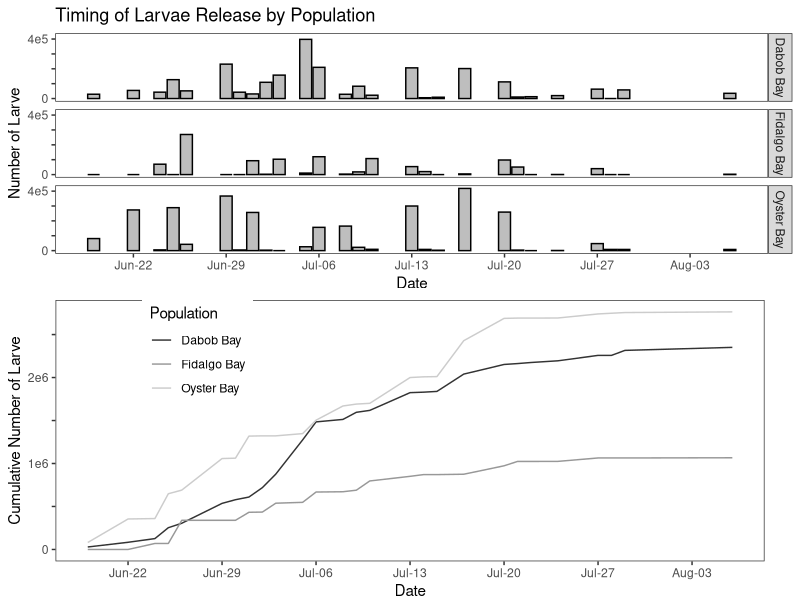
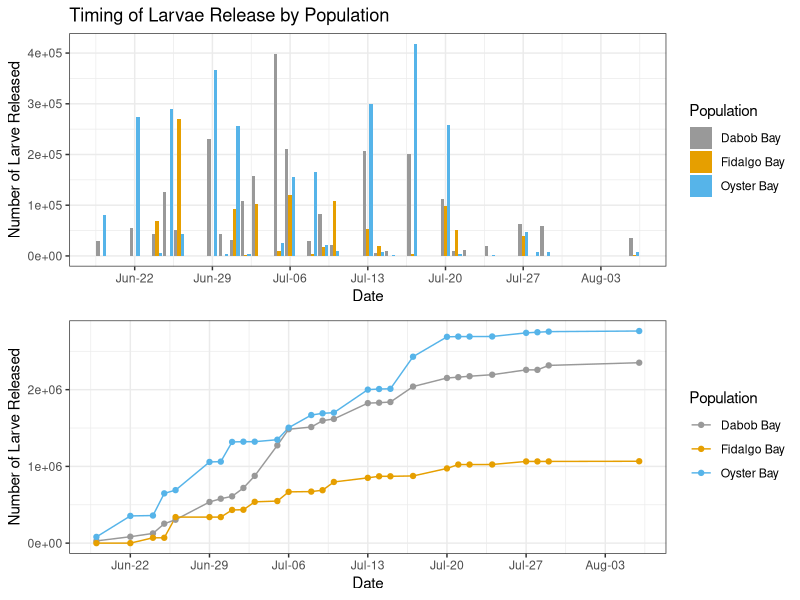
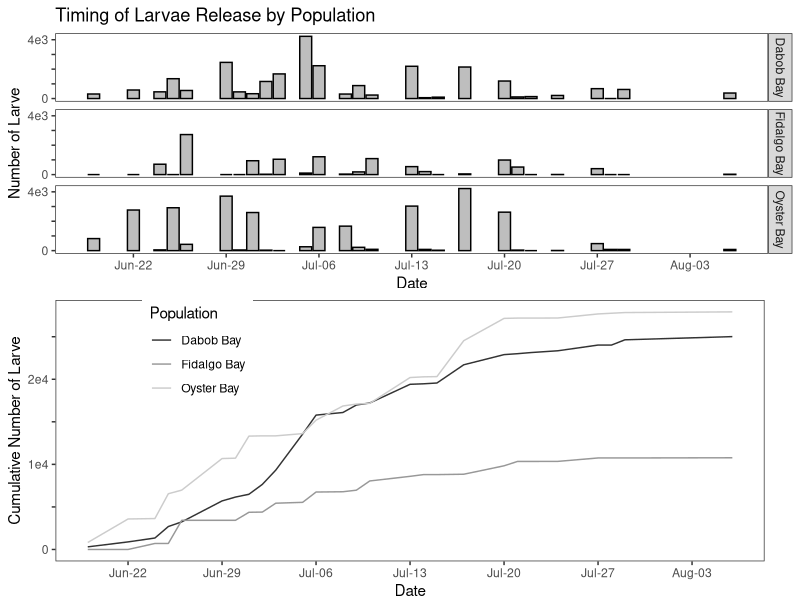
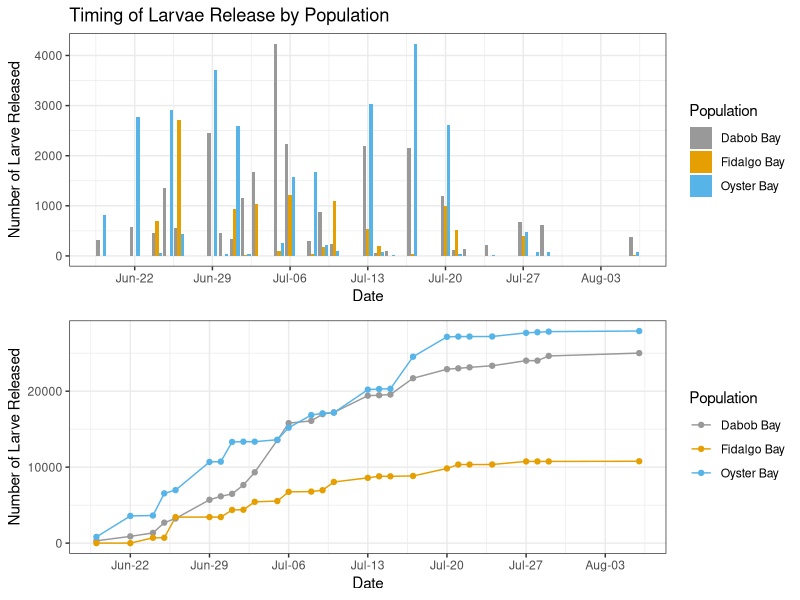
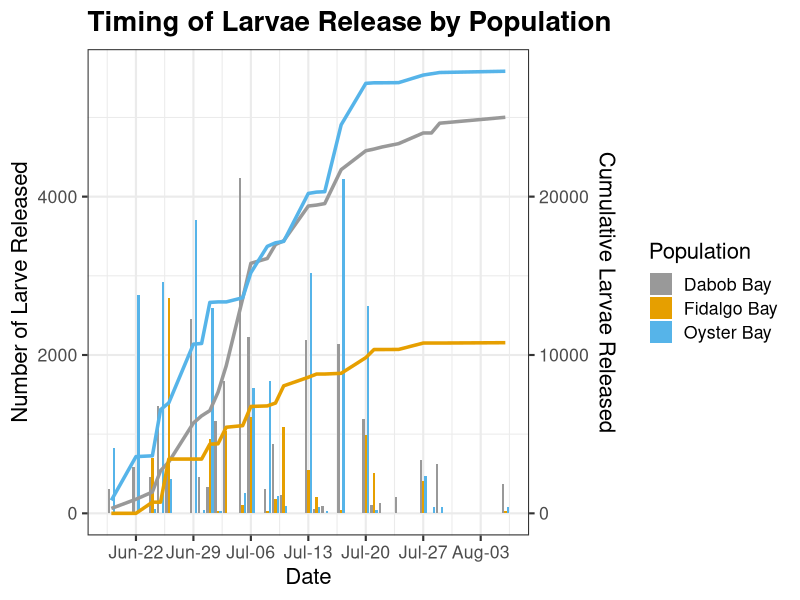
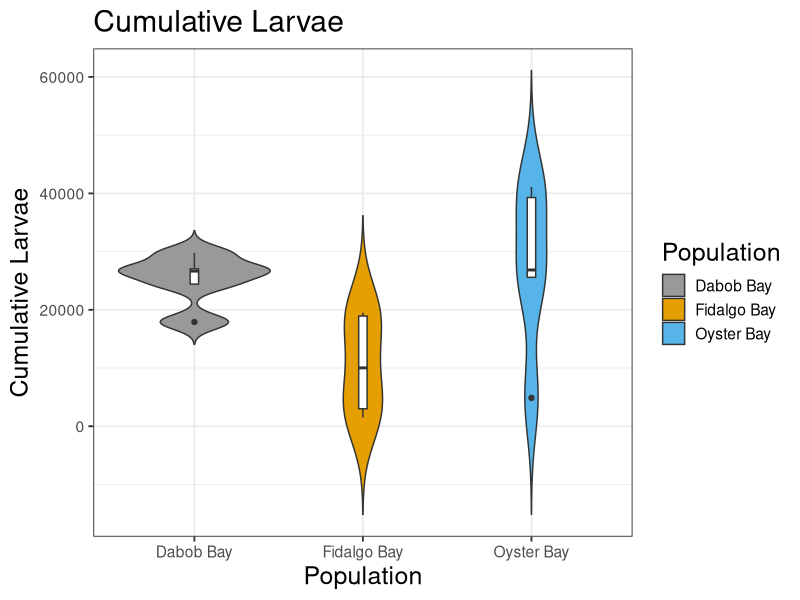
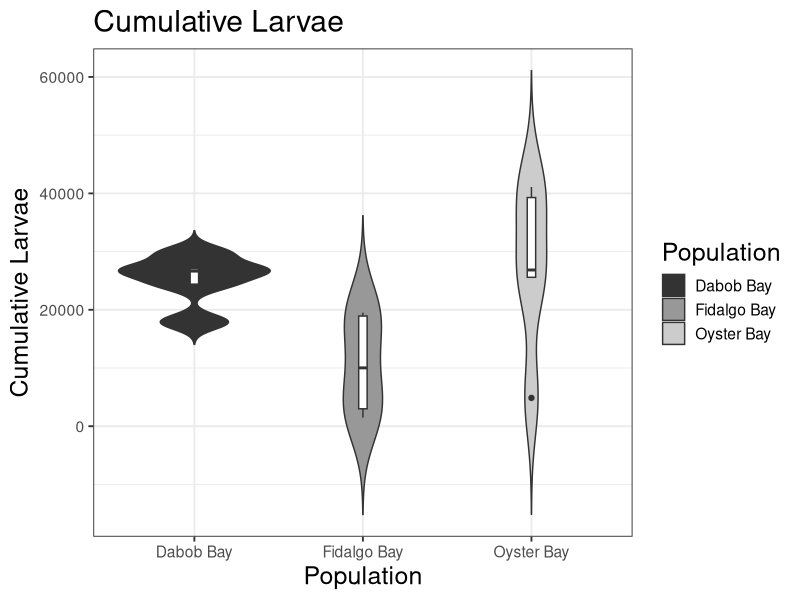
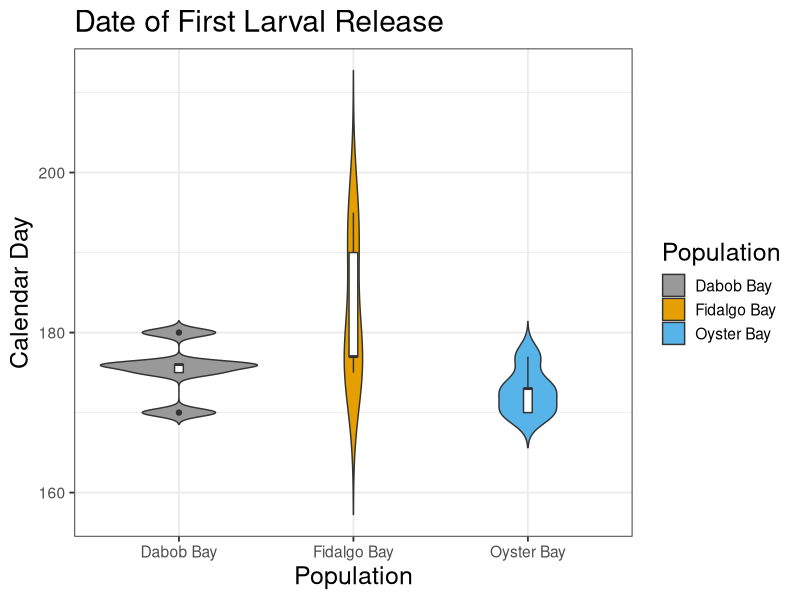

The R source for these figures, in order:
## Katherine Silliman 
## Summer 2017
## Puget Sound Reproduction 2015 - Manuscript Plots

library(ggplot2) #for plotting
library(dplyr) #Data summary
library(plotrix)#for SE calculation
library("grid")#plotting
library(gridExtra) #plotting

setwd("~/Projects/PS_CommonG/Analysis/Phenotype")
larvae = read.csv("Larval counts - Day 1-By Family.csv", header = TRUE)
larvae$Population <- gsub("\\s{1}\\(HC\\)","",larvae$Population)
larvae$Population <- gsub("\\s{1}\\(SS\\)","",larvae$Population)
larvae$Population <- gsub("\\s{1}\\(NF\\)","",larvae$Population)

pop_larvae <- subset(larvae, select = c(Date,Population,Family,Total.Larvae,Total.per.capita)) %>% filter(Family != "") %>% group_by(Date,Population)
pop_larvae$Date <- as.Date(pop_larvae$Date, "%m/%d/%Y")
pop_larvae <- arrange(pop_larvae, Date) %>% mutate(CalDay = format(Date,"%j"))

#Calculate total larvae released across families
pop_total <- summarise(pop_larvae, total.by.date = sum(Total.Larvae))

#Get the number of larvae produced per oyster "percap"
percap.norms <- function(x) {  #write function
  if(x == "Oyster Bay") y <- 99 
  if(x == "Dabob Bay") y <- 94 
  if(x == "Fidalgo Bay") y <- 99 
  return(y) #return result
}
pop_total$percap.norm <- as.numeric(sapply(pop_total$Population,percap.norms))
pop_total$total.per.cap <- pop_total$total.by.date/pop_total$percap.norm 

#Calculate cumulative larvae released through time
pop_total <- group_by(pop_total, Population) %>% mutate(cum.total=cumsum(total.by.date),cum.percap = cumsum(total.per.cap),CalDay = format(Date,"%j")) %>% arrange(Date) %>% select(Date,CalDay,Population,total.by.date,total.per.cap,cum.total,cum.percap)

# Make stacked graphs of cumulative larvae through time and number of larvae released by date
b3<- ggplot(pop_total, aes(x=Date, y=total.by.date)) + facet_grid(Population~.,)+
  geom_bar(stat="identity",position=position_dodge(),colour="black",fill="grey") + ylab("Number of Larve")+
  ggtitle("Timing of Larvae Release by Population")  + scale_y_continuous(labels = c("0","","","","4e5"))+
  scale_x_date(date_breaks = "1 week",date_labels ="%b-%d")+theme_bw()  +
  theme(panel.grid.minor = element_blank(), panel.grid.major = element_blank())

l_bw <- ggplot(data=pop_total, aes(x=Date, y=cum.total, group=Population, colour=Population)) +
  geom_line() + ylab("Cumulative Number of Larve") +
  scale_x_date(date_breaks = "1 week",date_labels ="%b-%d")+ scale_y_continuous(breaks = seq(0,2500000,by=500000),labels = c("0","","1e6","","2e6",""))+
  scale_color_grey()+theme_bw() +  theme(plot.margin = unit(c(0,0.9,0,0.2),"cm")) + 
  theme(panel.grid.minor = element_blank(), panel.grid.major = element_blank(), legend.position = c(.2,.8))

jpeg(filename = "stacked_larvae_timing_PS2015_bw.jpeg")
grid.arrange(b3,l_bw,nrow=2)
dev.off()

#Stacked graph with color
b <- ggplot(data=pop_total, aes(x=Date, y=total.by.date, group=Population, fill=Population)) + 
  geom_bar(stat="identity",position=position_dodge()) + ylab("Number of Larve Released")+
  ggtitle("Timing of Larvae Release by Population") + 
  scale_x_date(date_breaks = "1 week",date_labels ="%b-%d")+
  scale_fill_manual(values=c("#999999", "#E69F00", "#56B4E9"))+theme_bw() 

l <- ggplot(data=pop_total, aes(x=Date, y=cum.total, group=Population, colour=Population)) +
  geom_line() + geom_point() + ylab("Number of Larve Released") +
  scale_x_date(date_breaks = "1 week",date_labels ="%b-%d")+
  scale_color_manual(values=c("#999999", "#E69F00", "#56B4E9"))+theme_bw() 

jpeg(filename = "stacked_larvae_timing_PS2015_color.jpeg")
grid.newpage()
grid.draw(rbind(ggplotGrob(b),ggplotGrob(l),size="last"))
dev.off()

# Make stacked graphs per cap cumulative larvae through time and number of larvae released by date
b3<- ggplot(pop_total, aes(x=Date, y=total.per.cap)) + facet_grid(Population~.,)+
  geom_bar(stat="identity",position=position_dodge(),colour="black",fill="grey") + ylab("Number of Larve")+
  ggtitle("Timing of Larvae Release by Population")  + 
  scale_y_continuous(labels = c("0","","","","4e3"))+
  scale_x_date(date_breaks = "1 week",date_labels ="%b-%d")+theme_bw()  +
  theme(panel.grid.minor = element_blank(), panel.grid.major = element_blank())

l_bw <- ggplot(data=pop_total, aes(x=Date, y=cum.percap, group=Population, colour=Population)) +
  geom_line() + ylab("Cumulative Number of Larve") +
  scale_x_date(date_breaks = "1 week",date_labels ="%b-%d")+ 
  scale_y_continuous(breaks = seq(0,30000,by=5000),labels = c("0","","1e4","","2e4","","3e4"))+
  scale_color_grey()+theme_bw() +  theme(plot.margin = unit(c(0,0.9,0,0.2),"cm")) + 
  theme(panel.grid.minor = element_blank(), panel.grid.major = element_blank(), legend.position = c(.2,.8))

jpeg(filename = "stacked_larvae_timing_PS2015_bw_percap.jpeg")
grid.arrange(b3,l_bw,nrow=2)
dev.off()

#Stacked graph with color
b <- ggplot(data=pop_total, aes(x=Date, y=total.per.cap, group=Population, fill=Population)) + 
  geom_bar(stat="identity",position=position_dodge()) + ylab("Number of Larve Released")+
  ggtitle("Timing of Larvae Release by Population") + 
  scale_x_date(date_breaks = "1 week",date_labels ="%b-%d")+
  scale_fill_manual(values=c("#999999", "#E69F00", "#56B4E9"))+theme_bw() 

l <- ggplot(data=pop_total, aes(x=Date, y=cum.percap, group=Population, colour=Population)) +
  geom_line() + geom_point() + ylab("Number of Larve Released") +
  scale_x_date(date_breaks = "1 week",date_labels ="%b-%d")+
  scale_color_manual(values=c("#999999", "#E69F00", "#56B4E9"))+theme_bw() 

jpeg(filename = "stacked_larvae_timing_PS2015_color_percap.jpeg")
grid.newpage()
grid.draw(rbind(ggplotGrob(b),ggplotGrob(l),size="last"))
dev.off()


#Overlay graph with color
bb <- ggplot(data=pop_total, aes(x=Date, y=total.per.cap, group=Population, fill=Population)) + 
  geom_bar(stat="identity",position=position_dodge()) + ylab("Number of Larve Released")+
  ggtitle("Timing of Larvae Release by Population") + theme_bw(base_size = 16) +   
  theme(plot.title = element_text(face = 'bold',size = 20, hjust = 0))+
  scale_x_date(date_breaks = "1 week",date_labels ="%b-%d")+
  scale_fill_manual(values=c("#999999", "#E69F00", "#56B4E9"))

bl <- bb+ geom_line(data=pop_total, aes(x=Date, y=cum.percap/5, group=Population, colour=Population),size=1.2) +
  scale_color_manual(values=c("#999999", "#E69F00", "#56B4E9")) +
  scale_y_continuous(sec.axis = sec_axis(~.*5,name="Cumulative Larvae Released"))
  
jpeg(filename = "overlay_larvae_timing_PS2015_color_percap.jpeg")
grid.newpage()
bl
dev.off()

# Using buckets as replicates

family_larvae <- group_by(pop_larvae,Family) %>% filter(Family !="")
fam.sum <- summarize(family_larvae, overall_Total = sum(Total.Larvae, na.rm = T), 
                     mean.larvae = mean(Total.Larvae,na.rm=T), 
                     se.larvae = std.error(Total.Larvae,na.rm=T), 
                     mean.percap = mean(Total.per.capita,na.rm=T), 
                     total.percap = sum(Total.per.capita,na.rm=T), 
                     maxday = as.numeric(CalDay[which.max(Total.Larvae)]), 
                     max = max(Total.Larvae), max.percap = max(Total.per.capita), 
                     Population = first(Population), 
                     first.big = as.numeric(CalDay[which(Total.Larvae > 0)[1]]))

#Cumulative larvae violin plots, with bucket as replicate
tc.plot <- ggplot(fam.sum, aes(x=Population, y=total.percap,fill=Population)) + 
  geom_violin(trim=FALSE) + 
  scale_fill_manual(values=c("#999999", "#E69F00", "#56B4E9")) + 
  geom_boxplot(width=0.05,fill="white") + 
  labs(title="Cumulative Larvae",y=expression("Cumulative Larvae")) + 
  theme_bw(base_size = 14)+
  theme(title = element_text(size = 18))
jpeg(filename = "Cum_byFam_PS2015_color.jpeg")
tc.plot
dev.off()

tc.plot <- ggplot(fam.sum, aes(x=Population, y=total.percap,fill=Population)) + 
  geom_violin(trim=FALSE) + 
  geom_boxplot(width=0.05,fill="white") + 
  labs(title="Cumulative Larvae",y=expression("Cumulative Larvae")) + 
  theme_bw(base_size = 14)+
  scale_fill_grey()+
  theme(title = element_text(size = 18))
jpeg(filename = "Cum_byFam_PS2015_bw.jpeg")
tc.plot
dev.off()

#First day of larval release violin plots, with bucket as replicate
fd.plot <- ggplot(fam.sum, aes(x=Population, y=first.big,fill=Population)) + 
  geom_violin(trim=FALSE) + 
  scale_fill_manual(values=c("#999999", "#E69F00", "#56B4E9")) + 
  geom_boxplot(width=0.05,fill="white") + 
  labs(title="Date of First Larval Release",y="Calendar Day") + 
  theme_bw(base_size = 14)+
  theme(title = element_text(size = 18))
jpeg(filename = "1stDay_byFam_PS2015_color.jpeg")
fd.plot
dev.off()

fd.plot <- ggplot(fam.sum, aes(x=Population, y=first.big,fill=Population)) + 
  geom_violin(trim=FALSE) + 
  geom_boxplot(width=0.05,fill="white") + 
  labs(title="Date of First Larval Release",y="Calendar Day") + 
  theme_bw(base_size = 14)+
  scale_fill_grey()+
  theme(title = element_text(size = 18))
jpeg(filename = "1stDay_byFam_PS2015_bw.jpeg")
fd.plot
dev.off()

tc.plot <- tc.plot + theme(legend.position="none") + labs(title="a. Cumulative Larvae") + scale_fill_manual(values=c("#999999", "#E69F00", "#56B4E9"))
fd.plot <- fd.plot + labs(title="b. Date of First Larval Release") + scale_fill_manual(values=c("#999999", "#E69F00", "#56B4E9"))
jpeg(filename = "Cum_1stDay_Comb_PS2015_color.jpeg", width = 1156, height = 400)
grid.arrange(tc.plot,fd.plot, ncol = 2, widths = c(1.68,2))
dev.off()